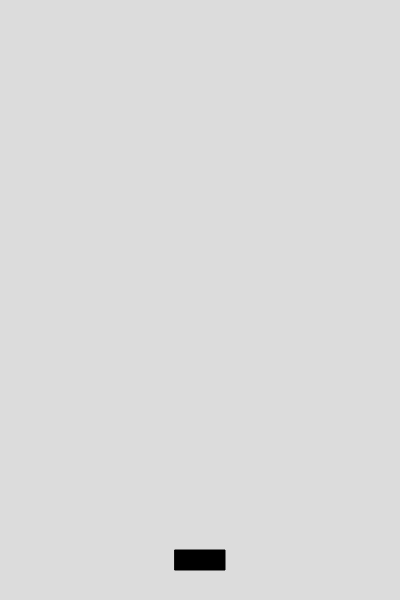
Frame 1 (no input)
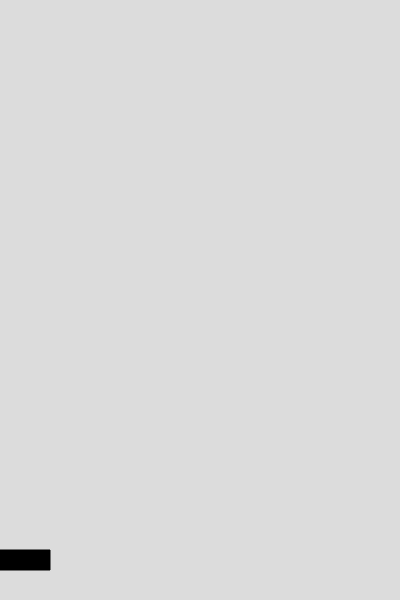
Frame 60 (no input)
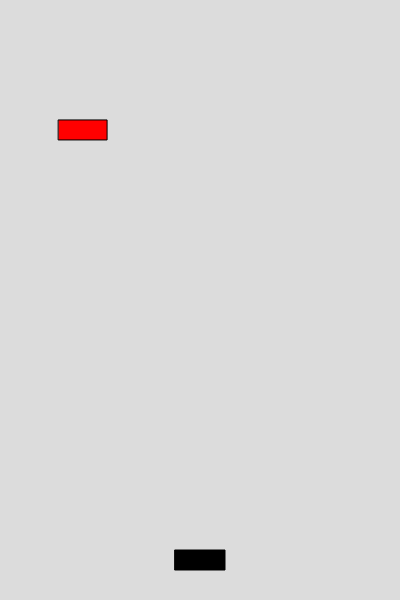
Frame 120 (the mouse pressed at the canvas centre since frame 60)

The p5.js sketch that drew these frames (run headless with seeded random() and noise() and a simulated clock; from frame 60 on, the mouse is pressed at the canvas centre):

// p5.js sketch
// ── sketch.js
let car;
let obstacles = [];
let score = 0;
let gameOver = false;

function setup() {
  createCanvas(400, 600);
  car = new Car();
}

function draw() {
  background(220);

  if (!gameOver) {
    car.display();
    car.move();

    if (frameCount % 60 === 0) {
      obstacles.push(new Obstacle());
    }

    for (let i = obstacles.length - 1; i >= 0; i--) {
      obstacles[i].display();
      obstacles[i].fall();

      if (obstacles[i].hits(car)) {
        gameOver = true;
      }

      if (obstacles[i].offScreen()) {
        obstacles.splice(i, 1);
        score++;
      }
    }
  } else {
    textAlign(CENTER);
    textSize(32);
    fill(255, 0, 0);
    text("Game Over!", width / 2, height / 2);
    textSize(20);
    text(`Score: ${score}`, width / 2, height / 2 + 40);
  }
}

class Car {
  constructor() {
    this.width = 50;
    this.height = 20;
    this.position = createVector(width / 2, height - 40);
  }

  display() {
    fill(0);
    rectMode(CENTER);
    rect(this.position.x, this.position.y, this.width, this.height);
  }

  move() {
    this.position.x = mouseX;
    this.position.x = constrain(this.position.x, this.width / 2, width - this.width / 2);
  }
}

class Obstacle {
  constructor() {
    this.width = random(20, 60);
    this.height = 20;
    this.position = createVector(random(width), 0 - this.height);
    this.speed = random(1, 3);
  }

  display() {
    fill(255, 0, 0);
    rectMode(CENTER);
    rect(this.position.x, this.position.y, this.width, this.height);
  }

  fall() {
    this.position.y += this.speed;
  }

  offScreen() {
    return this.position.y > height;
  }

  hits(car) {
    if (
      this.position.y + this.height >= car.position.y - car.height / 2 &&
      this.position.y <= car.position.y + car.height / 2 &&
      this.position.x + this.width >= car.position.x - car.width / 2 &&
      this.position.x <= car.position.x + car.width / 2
    ) {
      return true;
    } else {
      return false;
    }
  }
}
